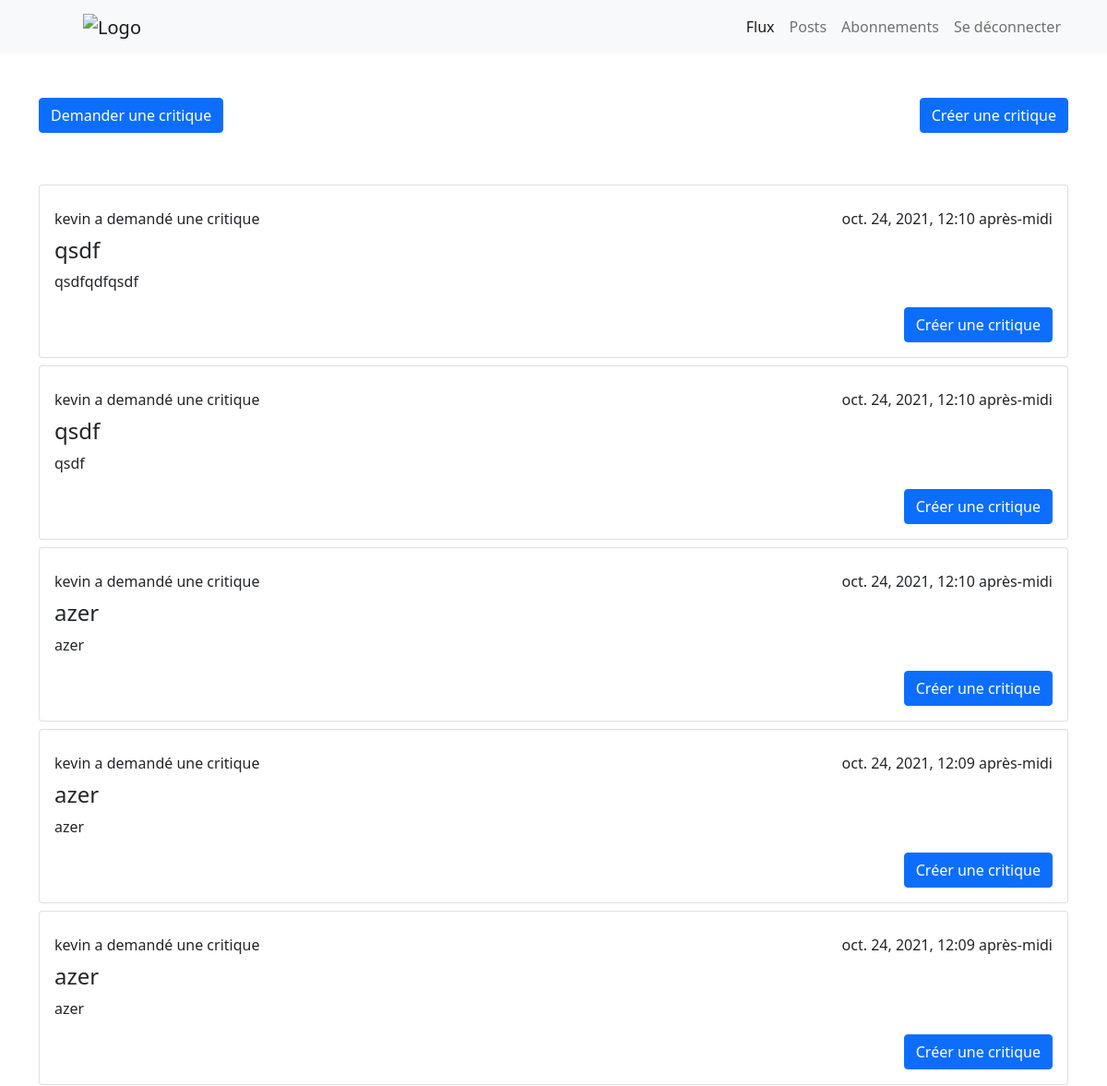
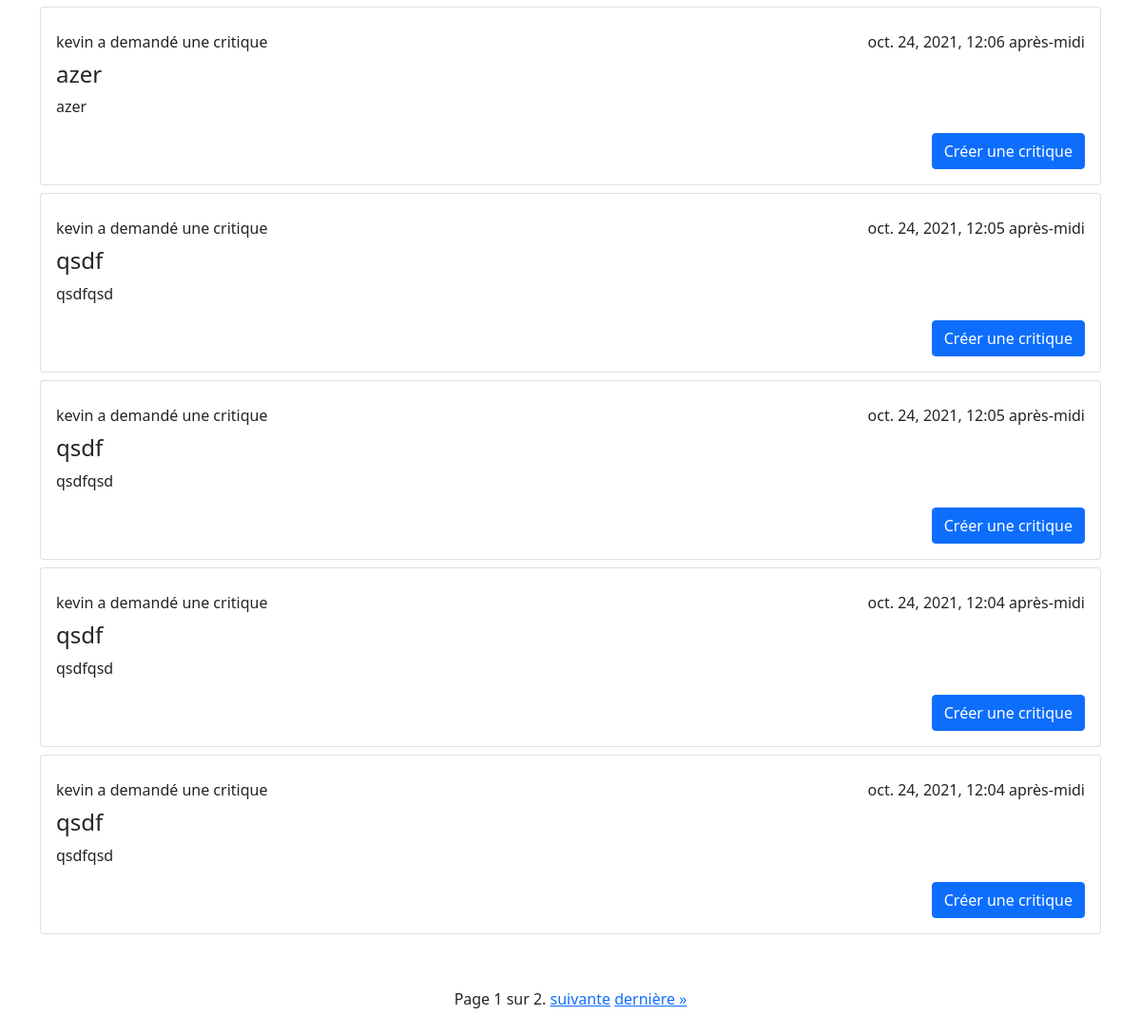
The page /flux/ (signed in) on the database its author committed (2 pictures, top to bottom).
### flux/models.py (models this page shows, shortened)
class Ticket(models.Model):
    title = models.CharField(max_length=128)
    description = models.TextField(max_length=2048, blank=True)
    user = models.ForeignKey(to=settings.AUTH_USER_MODEL, on_delete=models.CASCADE)
    image = models.ImageField(blank=True, null=True, upload_to='books')
    time_created = models.DateTimeField(auto_now_add=True)
    IMAGE_MAX_SIZE = (800, 800)

### accueil/models.py (models this page shows)
class User(AbstractUser):
    pass

### flux/views.py (the view)
# urls.py: urlpatterns = [path('', views.index, name='accueil'),
@login_required
def index(request):
    reviews = get_users_viewable_reviews(request.user)
    reviews = reviews.annotate(content_type=Value('REVIEW', CharField()))
    tickets = get_users_viewable_tickets(request.user)
    tickets = tickets.annotate(content_type=Value('TICKET', CharField()))
    tickets = tickets.annotate(num_reviews = Count('review') )
    posts = sorted(
        chain(reviews, tickets),
        key=lambda post: post.time_created,
        reverse=True
    )
    paginator = Paginator(posts, 10)
    page = request.GET.get('page')
    page_obj = paginator.get_page(page)
    context = {'page_obj':page_obj, 'current_page':'flux'}
    return render(request, 'flux/index.html', context)

### flux/views.py (called while the page is built)
def get_users_viewable_reviews(user):
    followed_users = UserFollows.objects.filter(user = user)
    tickets = Ticket.objects.filter(user = user)
    reviews = Review.objects.filter(user = user) | Review.objects.filter(user__in = [el.followed_user for el in followed_users]) | Review.objects.filter(ticket__in = tickets)
    return reviews

def get_users_viewable_tickets(user):
    followed_users = UserFollows.objects.filter(user = user)
    tickets = Ticket.objects.filter(user = user) | Ticket.objects.filter(user__in = [el.followed_user for el in followed_users])
    return tickets

### flux/templates/flux/index.html (shortened to what this page needs)
{% extends "base_generic.html" %}
{% block content%}
<div class="container my-5">
    <div class="row">
        <div class="col-6">
            <a name="" id="" class="btn btn-primary" href={% url 'create_ticket' %} role="button">Demander une critique</a>
        </div>
        <div class="col-6 d-flex justify-content-end">
            <a name="" id="" class="btn btn-primary" href={% url 'create_ticket_and_review' %} role="button">Créer une critique</a>
        </div>
    </div>
</div>
<div class="container ">
    <div class="row">
        <div class="col-12">
            {% for post in page_obj %}
                {% if post.content_type == 'TICKET' %}
                    <div class="my-2">
                        {% include 'flux/ticket_snippet.html' with ticket=post %}
                    </div>
                {% elif post.content_type == 'REVIEW' %}
                    <div class="my-2">
                        {% include 'flux/review_snippet.html' with review=post %}
                    </div>
                {% endif%}
            {% endfor %}
        </div>
    </div>
</div>
<div class="container my-5 d-flex justify-content-center ">
    <span>
        <span>
            Page {{ page_obj.number }} sur {{ page_obj.paginator.num_pages }}.
        </span>
        {% if page_obj.has_next %}
            <a href="?page={{ page_obj.next_page_number }}">suivante</a>
            <a href="?page={{ page_obj.paginator.num_pages }}">dernière »</a>
        {% endif %}
    </span>
</div>
{% load static %}
{% endblock %}

### flux/templates/flux/ticket_snippet.html (shortened to what this page needs)
<div class="card">
    <div class="card-body">
        <div class="d-flex justify-content-between my-2">
            <span>{{ticket.user.username}} a demandé une critique</span>
            <span>{{ticket.time_created}}</span>
        </div>
        <h4 class="card-title">{{ticket.title}}</h4>
        <p class="card-text">{{ticket.description}}</p>
        {% if ticket.num_reviews == 0  %}
            <div class="mt-3 d-flex justify-content-end">
                <a name="" id="" class="btn btn-primary" href="create_review/{{ticket.id}}" role="button">Créer une critique</a>
            </div>
        {% endif%}
    </div>
</div>

### rows shown on the page
Ticket: user.username "kevin", time_created "oct. 24, 2021, 12:10 après-midi", title "qsdf", description "qsdfqdfqsdf"
Ticket: user.username "kevin", time_created "oct. 24, 2021, 12:10 après-midi", title "qsdf", description "qsdf"
Ticket: user.username "kevin", time_created "oct. 24, 2021, 12:10 après-midi", title "azer", description "azer"
Ticket: user.username "kevin", time_created "oct. 24, 2021, 12:09 après-midi", title "azer", description "azer"
Ticket: user.username "kevin", time_created "oct. 24, 2021, 12:09 après-midi", title "azer", description "azer"
Ticket: user.username "kevin", time_created "oct. 24, 2021, 12:06 après-midi", title "azer", description "azer"
Ticket: user.username "kevin", time_created "oct. 24, 2021, 12:05 après-midi", title "qsdf", description "qsdfqsd"
Ticket: user.username "kevin", time_created "oct. 24, 2021, 12:05 après-midi", title "qsdf", description "qsdfqsd"
Ticket: user.username "kevin", time_created "oct. 24, 2021, 12:04 après-midi", title "qsdf", description "qsdfqsd"
Ticket: user.username "kevin", time_created "oct. 24, 2021, 12:04 après-midi", title "qsdf", description "qsdfqsd"

### other values the page prints
{{ page_obj.number }} "1"
{{ page_obj.paginator.num_pages }} "2"
